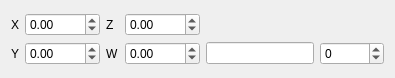
<?xml version="1.0" encoding="UTF-8"?>
<ui version="4.0">
 <class>Uniform</class>
 <widget class="QWidget" name="Uniform">
  <property name="geometry">
   <rect>
    <x>0</x>
    <y>0</y>
    <width>395</width>
    <height>78</height>
   </rect>
  </property>
  <property name="windowTitle">
   <string>Form</string>
  </property>
  <layout class="QVBoxLayout" name="verticalLayout">
   <item>
    <layout class="QGridLayout" name="gridLayout">
     <item row="2" column="3">
      <widget class="QDoubleSpinBox" name="value_w">
       <property name="sizePolicy">
        <sizepolicy hsizetype="Preferred" vsizetype="Fixed">
         <horstretch>0</horstretch>
         <verstretch>0</verstretch>
        </sizepolicy>
       </property>
       <property name="minimum">
        <double>-1000.000000000000000</double>
       </property>
       <property name="maximum">
        <double>1000.000000000000000</double>
       </property>
       <property name="singleStep">
        <double>0.100000000000000</double>
       </property>
       <property name="stepType">
        <enum>QAbstractSpinBox::AdaptiveDecimalStepType</enum>
       </property>
      </widget>
     </item>
     <item row="2" column="1">
      <widget class="QDoubleSpinBox" name="value_y">
       <property name="sizePolicy">
        <sizepolicy hsizetype="Preferred" vsizetype="Fixed">
         <horstretch>0</horstretch>
         <verstretch>0</verstretch>
        </sizepolicy>
       </property>
       <property name="minimum">
        <double>-1000.000000000000000</double>
       </property>
       <property name="maximum">
        <double>1000.000000000000000</double>
       </property>
       <property name="singleStep">
        <double>0.100000000000000</double>
       </property>
       <property name="stepType">
        <enum>QAbstractSpinBox::AdaptiveDecimalStepType</enum>
       </property>
      </widget>
     </item>
     <item row="2" column="4">
      <widget class="QLineEdit" name="string">
       <property name="sizePolicy">
        <sizepolicy hsizetype="Preferred" vsizetype="Fixed">
         <horstretch>0</horstretch>
         <verstretch>0</verstretch>
        </sizepolicy>
       </property>
      </widget>
     </item>
     <item row="2" column="2">
      <widget class="QLabel" name="label_w">
       <property name="sizePolicy">
        <sizepolicy hsizetype="Maximum" vsizetype="Preferred">
         <horstretch>0</horstretch>
         <verstretch>0</verstretch>
        </sizepolicy>
       </property>
       <property name="text">
        <string>W</string>
       </property>
      </widget>
     </item>
     <item row="1" column="4">
      <widget class="color_widgets::ColorSelector" name="color">
       <property name="focusPolicy">
        <enum>Qt::TabFocus</enum>
       </property>
      </widget>
     </item>
     <item row="1" column="0">
      <widget class="QLabel" name="label_x">
       <property name="sizePolicy">
        <sizepolicy hsizetype="Maximum" vsizetype="Preferred">
         <horstretch>0</horstretch>
         <verstretch>0</verstretch>
        </sizepolicy>
       </property>
       <property name="text">
        <string>X</string>
       </property>
      </widget>
     </item>
     <item row="1" column="1">
      <widget class="QDoubleSpinBox" name="value_x">
       <property name="sizePolicy">
        <sizepolicy hsizetype="Preferred" vsizetype="Fixed">
         <horstretch>0</horstretch>
         <verstretch>0</verstretch>
        </sizepolicy>
       </property>
       <property name="minimum">
        <double>-1000.000000000000000</double>
       </property>
       <property name="maximum">
        <double>1000.000000000000000</double>
       </property>
       <property name="singleStep">
        <double>0.100000000000000</double>
       </property>
       <property name="stepType">
        <enum>QAbstractSpinBox::AdaptiveDecimalStepType</enum>
       </property>
      </widget>
     </item>
     <item row="1" column="3">
      <widget class="QDoubleSpinBox" name="value_z">
       <property name="sizePolicy">
        <sizepolicy hsizetype="Preferred" vsizetype="Fixed">
         <horstretch>0</horstretch>
         <verstretch>0</verstretch>
        </sizepolicy>
       </property>
       <property name="minimum">
        <double>-1000.000000000000000</double>
       </property>
       <property name="maximum">
        <double>1000.000000000000000</double>
       </property>
       <property name="singleStep">
        <double>0.100000000000000</double>
       </property>
       <property name="stepType">
        <enum>QAbstractSpinBox::AdaptiveDecimalStepType</enum>
       </property>
      </widget>
     </item>
     <item row="1" column="2">
      <widget class="QLabel" name="label_z">
       <property name="text">
        <string>Z</string>
       </property>
      </widget>
     </item>
     <item row="2" column="0">
      <widget class="QLabel" name="label_y">
       <property name="sizePolicy">
        <sizepolicy hsizetype="Maximum" vsizetype="Preferred">
         <horstretch>0</horstretch>
         <verstretch>0</verstretch>
        </sizepolicy>
       </property>
       <property name="text">
        <string>Y</string>
       </property>
      </widget>
     </item>
     <item row="2" column="5">
      <widget class="QSpinBox" name="value_i">
       <property name="minimum">
        <number>-1000</number>
       </property>
       <property name="maximum">
        <number>1000</number>
       </property>
       <property name="stepType">
        <enum>QAbstractSpinBox::AdaptiveDecimalStepType</enum>
       </property>
      </widget>
     </item>
    </layout>
   </item>
  </layout>
 </widget>
 <customwidgets>
  <customwidget>
   <class>color_widgets::ColorPreview</class>
   <extends>QWidget</extends>
   <header>color_preview.hpp</header>
  </customwidget>
  <customwidget>
   <class>color_widgets::ColorSelector</class>
   <extends>color_widgets::ColorPreview</extends>
   <header>color_selector.hpp</header>
  </customwidget>
 </customwidgets>
 <tabstops>
  <tabstop>value_x</tabstop>
  <tabstop>value_y</tabstop>
  <tabstop>value_z</tabstop>
  <tabstop>value_w</tabstop>
  <tabstop>color</tabstop>
  <tabstop>string</tabstop>
 </tabstops>
 <resources/>
 <connections/>
</ui>
